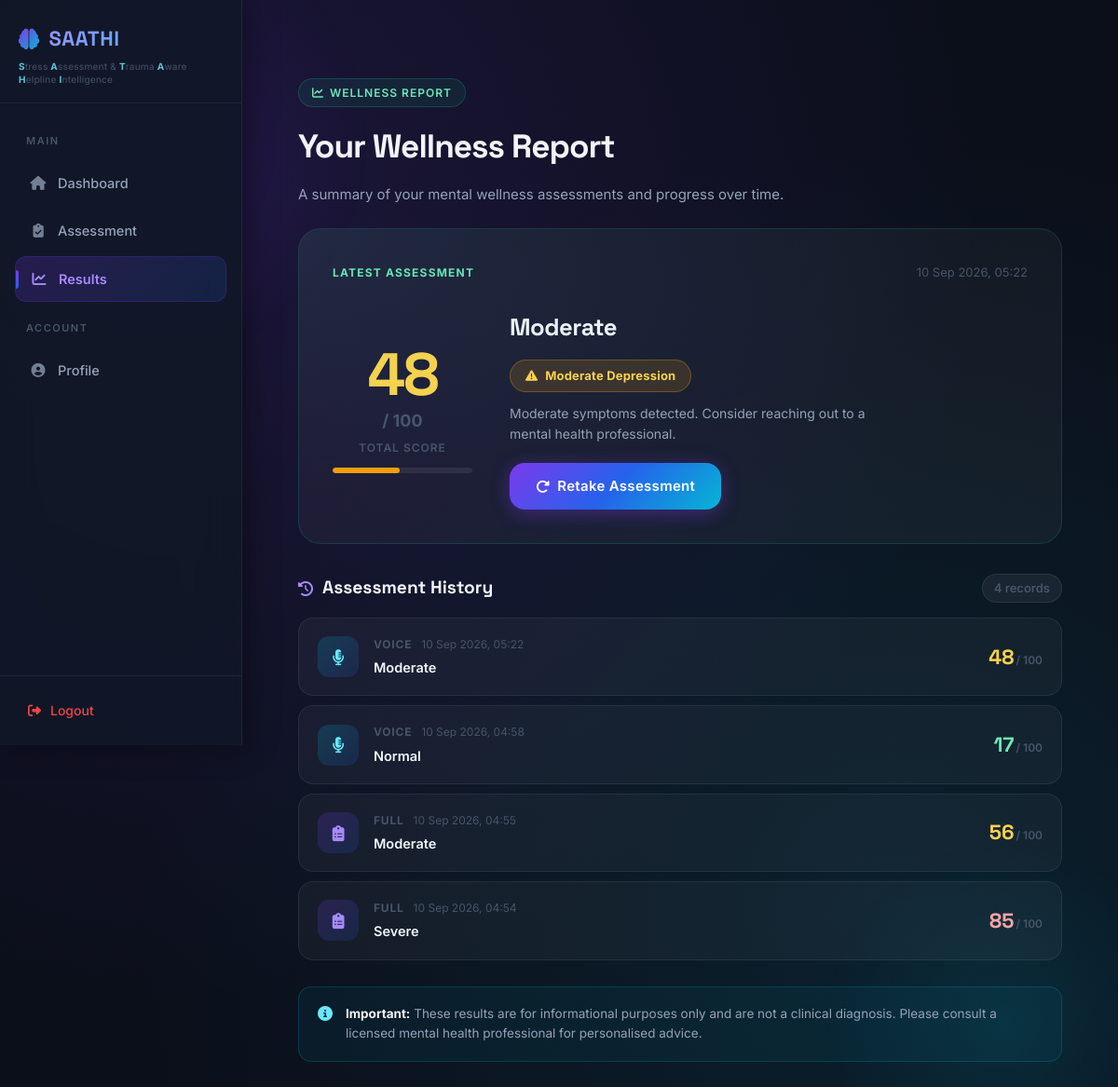
/results_page (signed in), run on the app's committed database.
### tables this page shows
CREATE TABLE results (
        id INTEGER PRIMARY KEY AUTOINCREMENT,
        user_email TEXT,
        prediction TEXT,
        score INTEGER,
        type TEXT,
        created_at TIMESTAMP DEFAULT CURRENT_TIMESTAMP
    );

### app.py (the view)
@app.route('/results_page', methods=['GET'])
def results_page():
    if 'user' not in session:
        return redirect(url_for('home'))
    results = get_results_by_email(session['user'])
    latest = results[0] if results else None
    return render_template("results.html", results=results, latest=latest)

### db.py (called while the page is built)
def get_results_by_email(user_email):
    conn = sqlite3.connect(DB_PATH)
    conn.row_factory = sqlite3.Row
    cursor = conn.cursor()
    cursor.execute("""
        SELECT prediction, score, type, created_at
        FROM results
        WHERE user_email = ?
        ORDER BY created_at DESC
    """, (user_email,))
    rows = cursor.fetchall()
    conn.close()
    return [
        {
            "prediction": row["prediction"],
            "score":      row["score"],
            "type":       row["type"],
            "date":       _fmt_date(row["created_at"]),
        }
        for row in rows
    ]

def _fmt_date(raw):
    if not raw:
        return ""
    try:
        dt = datetime.strptime(str(raw)[:19], "%Y-%m-%d %H:%M:%S")
        import sys
        day_fmt = "%#d" if sys.platform == "win32" else "%-d"
        return dt.strftime(f"{day_fmt} %b %Y, %H:%M")
    except Exception:
        return str(raw)

### templates/results.html (shortened to what this page needs)
{% extends "base.html" %}
{% block result_active %}active{% endblock %}
{% block extra_css %}
<link rel="stylesheet" href="{{ url_for('static', filename='results.css') }}">
{% endblock %}
{% block content %}
<div class="container fade-in">
    <div class="results-header">
        <div class="results-badge">
            <i class="fas fa-chart-line"></i> Wellness Report
        </div>
        <h1 class="results-title">Your Wellness Report</h1>
        <p class="results-subtitle">
            A summary of your mental wellness assessments and progress over time.
        </p>
    </div>
    {% if latest %}
    {% set sc = latest.score | int %}
    <div class="latest-card">
        <div class="latest-card-glow"></div>
        <div class="latest-top">
            <div class="latest-label">Latest Assessment</div>
            <div class="latest-date">{{ latest.date }}</div>
        </div>
        <div class="latest-score-section">
            <div class="score-box">
                <div class="score-big {{ 'score-min' if sc <= 20 else 'score-mild' if sc <= 40 else 'score-mod' if sc <= 60 else 'score-sev' if sc <= 80 else 'score-crit' }}">
                    {{ sc }}
                </div>
                <div class="score-denom">/ 100</div>
                <div class="score-sublabel">Total Score</div>
                <div class="score-bar-wrap">
                    <div class="score-bar {{ 'bar-min' if sc <= 20 else 'bar-mild' if sc <= 40 else 'bar-mod' if sc <= 60 else 'bar-sev' if sc <= 80 else 'bar-crit' }}"
                         style="width: {{ sc if sc <= 100 else 100 }}%;"></div>
                </div>
            </div>
            <div class="latest-info">
                <h2 class="latest-prediction">{{ latest.prediction }}</h2>
                {% if sc <= 20 %}
                <div class="severity-badge sev-minimal">
                    <i class="fas fa-circle-check"></i> Minimal / No Depression
                </div>
                <p class="severity-desc">Your score suggests minimal or no symptoms of depression. Keep up the healthy habits!</p>
                {% elif sc <= 40 %}
                <div class="severity-badge sev-mild">
                    <i class="fas fa-circle-half-stroke"></i> Mild Depression
                </div>
                <p class="severity-desc">Mild symptoms detected. Consider self-care practices and speaking to someone you trust.</p>
                {% elif sc <= 60 %}
                <div class="severity-badge sev-moderate">
                    <i class="fas fa-triangle-exclamation"></i> Moderate Depression
                </div>
                <p class="severity-desc">Moderate symptoms detected. Consider reaching out to a mental health professional.</p>
                {% elif sc <= 80 %}
                <div class="severity-badge sev-severe">
                    <i class="fas fa-circle-exclamation"></i> Moderately Severe
                </div>
                <p class="severity-desc">Significant symptoms detected. We strongly encourage speaking with a healthcare provider.</p>
                {% else %}
                <div class="severity-badge sev-critical">
                    <i class="fas fa-heart-pulse"></i> Severe Depression
                </div>
                <p class="severity-desc">Severe symptoms detected. Please seek professional mental health support promptly.</p>
                {% endif %}
                <a href="{{ url_for('assessment') }}" class="btn btn-primary" style="margin-top: 20px; display: inline-flex;" id="retakeBtn">
                    <i class="fas fa-rotate-right"></i> Retake Assessment
                </a>
            </div>
        </div>
    </div>
    {% endif %}
    {% if results %}
    <div class="history-section">
        <div class="history-header">
            <h2 class="history-title">
                <i class="fas fa-clock-rotate-left"></i> Assessment History
            </h2>
            <span class="history-count">{{ results | length }} record{{ 's' if results | length != 1 }}</span>
        </div>
        <div class="history-list">
            {% for item in results %}
            <div class="history-item">
                <div class="hist-icon-wrap {{ 'hist-voice' if item.type == 'voice' else 'hist-quiz' }}">
                    <i class="{{ 'fas fa-microphone-lines' if item.type == 'voice' else 'fas fa-clipboard-list' }}"></i>
                </div>
                <div class="hist-details">
                    <div class="hist-top">
                        <span class="hist-type">{{ item.type | capitalize if item.type else 'Assessment' }}</span>
                        <span class="hist-date">{{ item.date }}</span>
                    </div>
                    <div class="hist-prediction">{{ item.prediction }}</div>
                </div>
                <div class="hist-score-wrap">
                    {% set isc = item.score | int %}
                    <div class="hist-score {{ 'score-min' if isc <= 20 else 'score-mild' if isc <= 40 else 'score-mod' if isc <= 60 else 'score-sev' if isc <= 80 else 'score-crit' }}">
                        {{ item.score }}
                    </div>
                    <div class="hist-score-label">/ 100</div>
                </div>
            </div>
            {% endfor %}
        </div>
    </div>
    {% endif %}
    <div class="disclaimer-box" style="margin-top: 24px;">
        <i class="fas fa-circle-info"></i>
        <p>
            <strong>Important:</strong> These results are for informational purposes only and
            are not a clinical diagnosis. Please consult a licensed mental health professional for personalised advice.
        </p>
    </div>
</div>
{% endblock %}

### templates/base.html (shortened to what this page needs)
<!DOCTYPE html>
<html lang="en">
<head>
    <link href="https://cdnjs.cloudflare.com/ajax/libs/font-awesome/6.4.0/css/all.min.css" rel="stylesheet">
    <link rel="stylesheet" href="{{ url_for('static', filename='global.css') }}">
    <link rel="stylesheet" href="{{ url_for('static', filename='main.css') }}">
    {% block extra_css %}{% endblock %}
</head>
<body>
    <aside class="sidebar slide-in-left">
        <div class="sidebar-brand-wrapper">
            <div class="sidebar-title">
                <i class="fas fa-brain" style="background: linear-gradient(135deg,#7c3aed,#06b6d4); -webkit-background-clip:text; -webkit-text-fill-color:transparent;"></i>
                <span>SAATHI</span>
            </div>
            <div class="sidebar-acronym" title="Stress Assessment and Trauma Aware Helpline Intelligence">
                <span class="acr-letter">S</span>tress <span class="acr-letter">A</span>ssessment &amp; <span class="acr-letter">T</span>rauma <span class="acr-letter">A</span>ware <span class="acr-letter">H</span>elpline <span class="acr-letter">I</span>ntelligence
            </div>
        </div>
        <nav>
            <span class="nav-label">Main</span>
            <a href="{{ url_for('main') }}" id="nav-dashboard" class="{% block dash_active %}{% endblock %}">
                <i class="fas fa-house"></i> Dashboard
            </a>
            <a href="{{ url_for('assessment') }}" id="nav-assess" class="{% block assess_active %}{% endblock %}">
                <i class="fas fa-clipboard-check"></i> Assessment
            </a>
            <a href="{{ url_for('results_page') }}" id="nav-results" class="{% block result_active %}{% endblock %}">
                <i class="fas fa-chart-line"></i> Results
            </a>
            <span class="nav-label" style="margin-top:12px;">Account</span>
            <a href="#" style="color: var(--text-secondary);">
                <i class="fas fa-circle-user"></i> Profile
            </a>
        </nav>
        <div class="sidebar-footer">
            <a href="{{ url_for('logout') }}">
                <i class="fas fa-right-from-bracket"></i> Logout
            </a>
        </div>
    </aside>
    <main class="main-content">
        {% block content %}{% endblock %}
    </main>
</body>
</html>

### static/global.css (style rules this page uses)
:root { --primary: #7c3aed; --primary-light: #a78bfa; --secondary: #2563eb; --accent: #ec4899; --accent-teal: #06b6d4; --bg-base: #0b0f1a; --bg-surface: #111827; --bg-card: rgba(255,255,255,0.04); --bg-card-hover: rgba(255,255,255,0.07); --grad-brand: linear-gradient(135deg, #7c3aed 0%, #2563eb 50%, #06b6d4 100%); --grad-accent: linear-gradient(135deg, #ec4899, #7c3aed); --grad-success: linear-gradient(135deg, #10b981, #059669); --grad-bg: radial-gradient(ellipse at 20% 20%, rgba(124,58,237,0.15) 0%, transparent 60%), radial-gradient(ellipse at 80% 80%, rgba(6,182,212,0.10) 0%, transparent 60%), #0b0f1a; --text-primary: #f1f5f9; --text-secondary: #94a3b8; --text-muted: #475569; --border: rgba(255,255,255,0.08); --border-focus: rgba(124,58,237,0.6); --shadow-card: 0 8px 32px rgba(0,0,0,0.4); --shadow-glow: 0 0 40px rgba(124,58,237,0.25); --success: #10b981; --warning: #f59e0b; --danger: #ef4444; --radius-sm: 10px; --radius-md: 16px; --radius-lg: 24px; --radius-xl: 32px; }
*, *::before, *::after { margin: 0; padding: 0; box-sizing: border-box; }
body { font-family: 'Inter', 'Segoe UI', sans-serif; background: var(--grad-bg); color: var(--text-primary); min-height: 100vh; line-height: 1.6; -webkit-font-smoothing: antialiased; }
body::before, body::after { content: ''; position: fixed; border-radius: 50%; pointer-events: none; z-index: 0; animation: floatOrb 12s ease-in-out infinite alternate; }
body::before { width: 500px; height: 500px; top: -100px; left: -100px; background: radial-gradient(circle, rgba(124,58,237,0.12) 0%, transparent 70%); }
body::after { width: 400px; height: 400px; bottom: -80px; right: -80px; background: radial-gradient(circle, rgba(6,182,212,0.10) 0%, transparent 70%); animation-delay: -6s; }
.container { max-width: 1100px; margin: 0 auto; padding: 24px; position: relative; z-index: 1; }
.btn { display: inline-flex; align-items: center; justify-content: center; gap: 8px; padding: 13px 28px; border-radius: var(--radius-md); font-family: 'Inter', sans-serif; font-size: 15px; font-weight: 600; letter-spacing: 0.3px; cursor: pointer; border: none; transition: all 0.3s cubic-bezier(0.34, 1.56, 0.64, 1); position: relative; overflow: hidden; text-decoration: none; }
.btn::after { content: ''; position: absolute; inset: 0; background: linear-gradient(135deg, rgba(255,255,255,0.15) 0%, transparent 60%); opacity: 0; transition: opacity 0.3s; }
.btn-primary { background: var(--grad-brand); color: #fff; box-shadow: 0 4px 20px rgba(124,58,237,0.4); }
.fade-in { animation: fadeUp 0.6s cubic-bezier(0.16, 1, 0.3, 1) both; }
.slide-in-left { animation: slideLeft 0.6s cubic-bezier(0.16, 1, 0.3, 1) both; }

### data on the page
results: prediction "Moderate", type "VOICE", date "10 Sep 2026, 05:22", score "48"
results: type "VOICE", date "10 Sep 2026, 04:58", prediction "Normal", score "17"
results: type "FULL", date "10 Sep 2026, 04:55", prediction "Moderate", score "56"
results: type "FULL", date "10 Sep 2026, 04:54", prediction "Severe", score "85"

### other printed values
{{ latest.date }} "10 Sep 2026, 05:22"
{{ sc }} "48"
{{ results | length }} "4"
{{ 's' if results | length != 1 }} "s"
